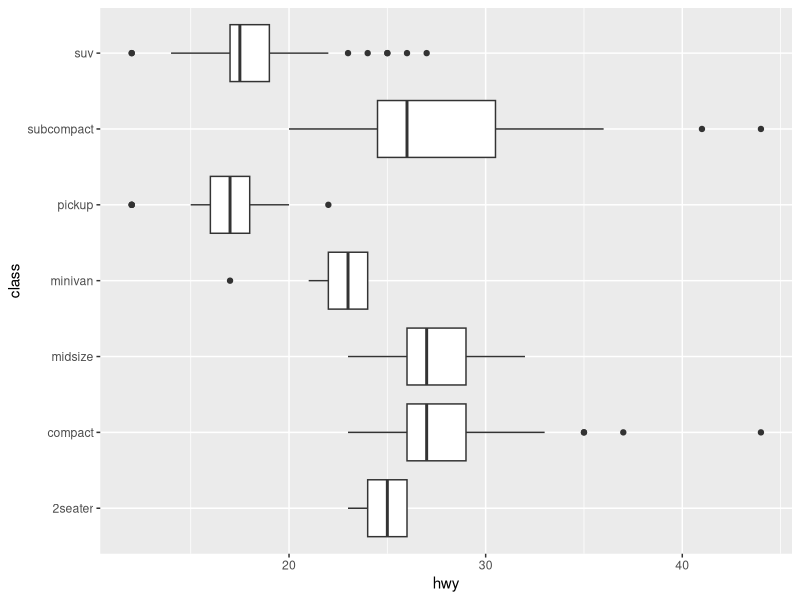
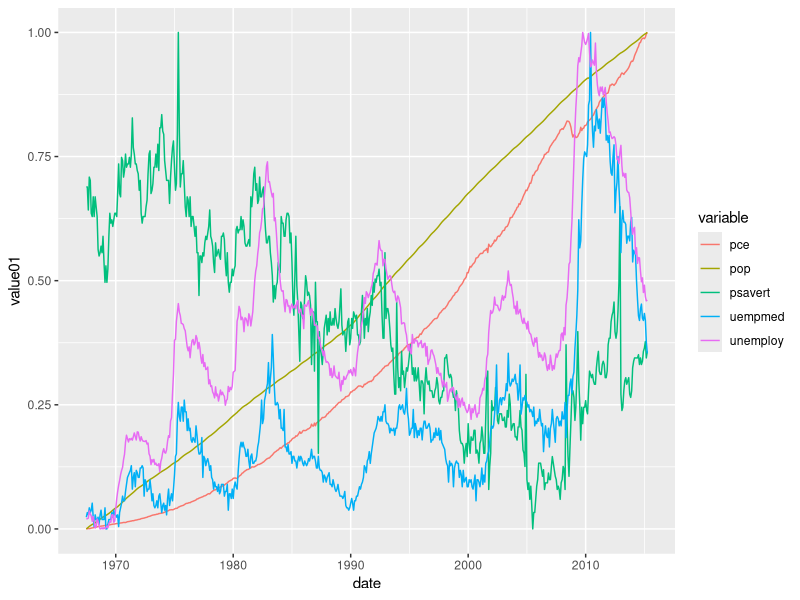
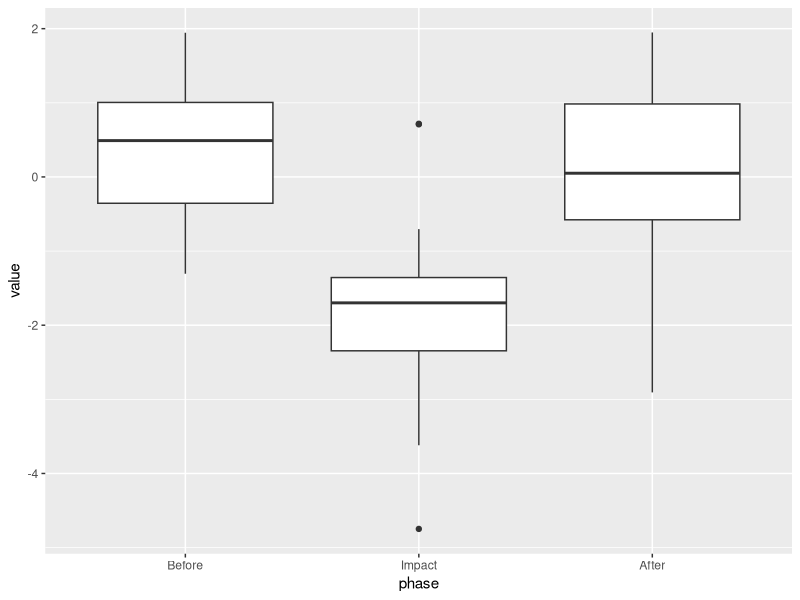
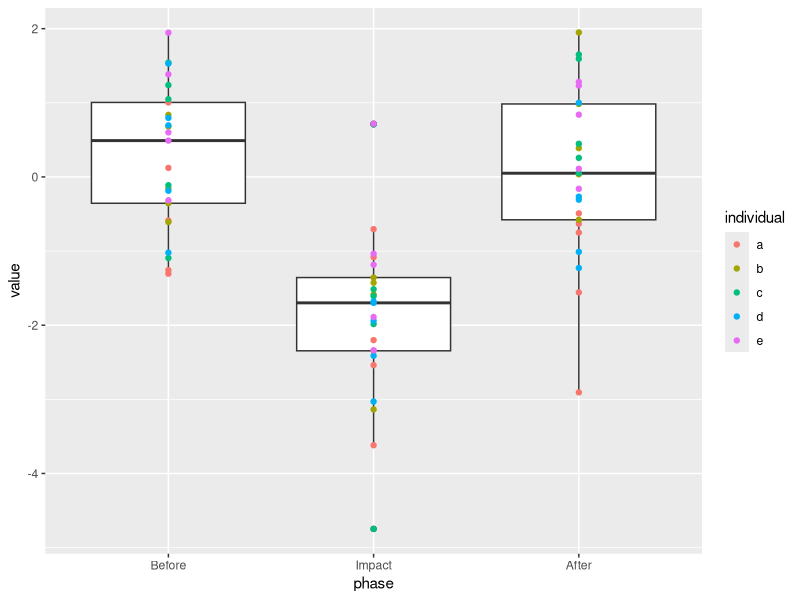
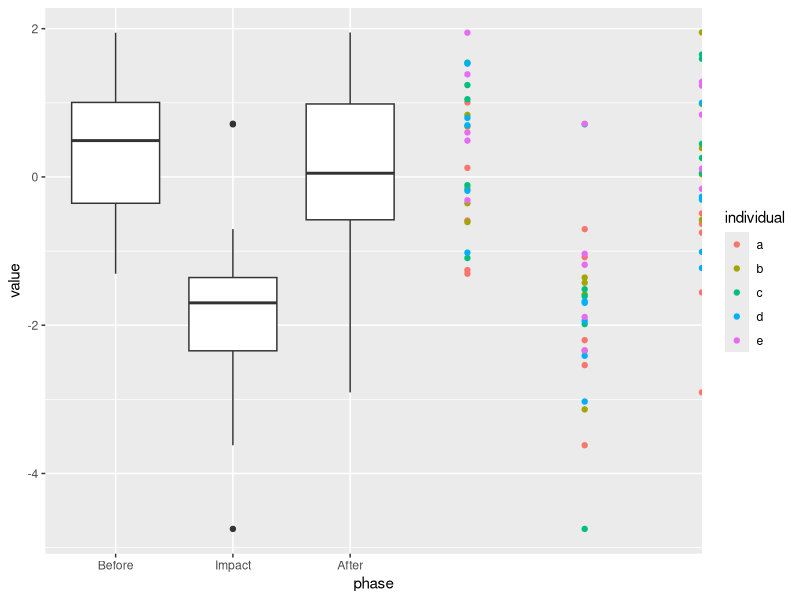
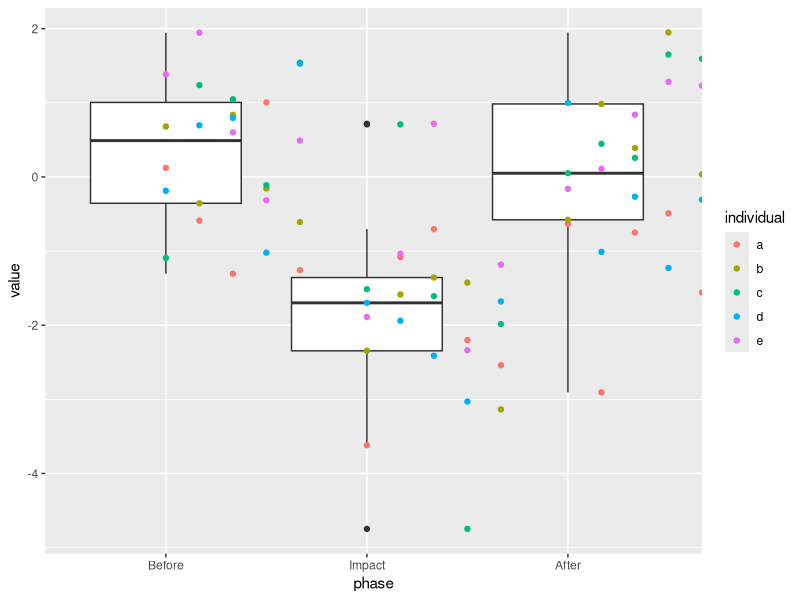
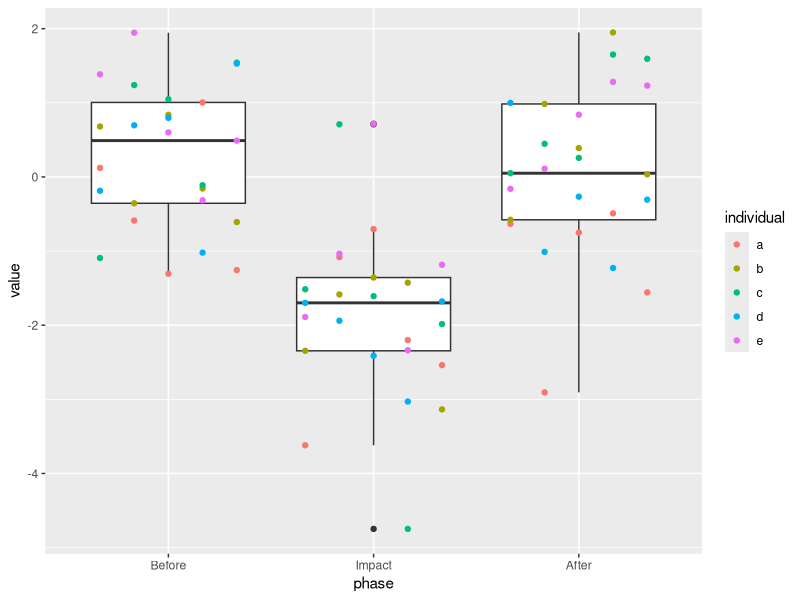
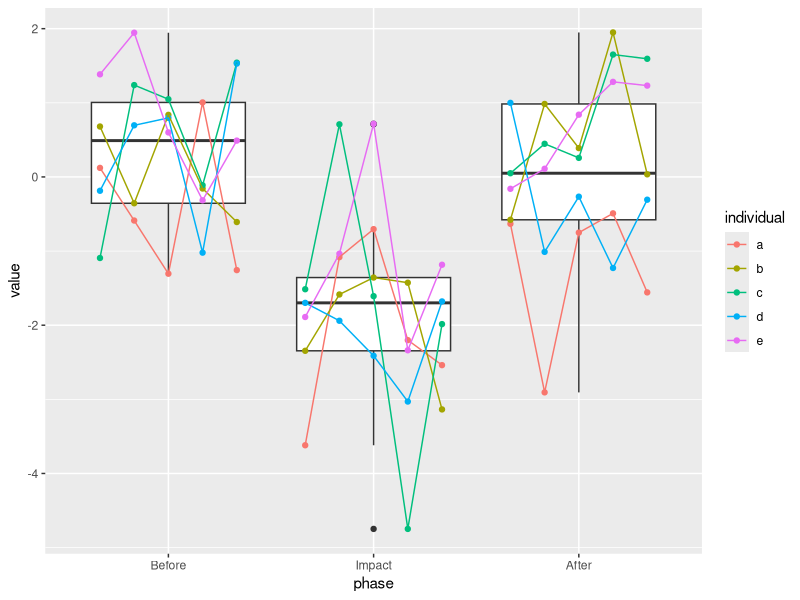

Here is the R script that generated these plots, in order:
## ---- chunk 1
#| echo: false
library(ggplot2)
## ---- chunk 2
ggplot(mpg, aes(hwy, class)) +
  geom_boxplot()
## ---- chunk 3
ggplot(economics_long, aes(date, value01, colour = variable)) +
  geom_line()
## ---- chunk 4
library(ggplot2); library(dplyr)

my_data <- tibble(
  # Create five individuals with 15 measurements each
  individual = rep(letters[1:5], each = 15),
  
  # Create a time for each of the 15 measurements
  time = rep(
    seq.POSIXt(ISOdate(2020, 02, 03), by = 'min', length.out = 15),
    times = 5),
  
  # Group by experimental phase
  phase = factor(
    rep(
      c('Before', 'Impact', 'After'), each = 5, times = 5
    ),
    ordered = T,
    levels = c('Before', 'Impact', 'After')
  )
) |> 
  rowwise() |> 
  mutate(
    # make fake data
    value = ifelse(phase %in% c('Before', 'After'),
                         rnorm(1), rnorm(1, mean = -2))
  )

my_data

## ---- chunk 5
my_data <- my_data |> 
  group_by(phase) |> 
  summarize(time.start = min(time),
            time.end = max(time)) |> 
  right_join(my_data)

my_data

## ---- chunk 6
my_data <- my_data |> 
  mutate_at(vars(starts_with('time')),
            as.numeric)

my_data
## ---- chunk 7
ggplot(data = my_data, aes(x = phase, y = value)) +
  geom_boxplot()
## ---- chunk 8
ggplot(data = my_data, aes(x = phase, y = value)) +
  geom_boxplot() +
  geom_point(aes(color = individual))
## ---- chunk 9
ggplot(data = my_data, aes(x = phase, y = value)) +
  geom_boxplot() +
  geom_point(aes(color = individual),
             position = position_nudge(x = 3))
## ---- chunk 10
my_data <- my_data |> 
  mutate(
    nudge = (
      ((time - time.start) * (1/3 - (-1/3))) /
        (time.end - time.start)
      )
  )

ggplot(data = my_data, aes(x = phase, y = value)) +
  geom_boxplot() +
  geom_point(aes(color = individual),
             position = position_nudge(x = my_data$nudge))
## ---- chunk 11
my_data <- my_data |> 
  mutate(
    nudge = (
      ((time - time.start) * (1/3 - (-1/3))) /
        (time.end - time.start)
      ) - 1/3
  )

ggplot(data = my_data, aes(x = phase, y = value)) +
  geom_boxplot() +
  geom_point(aes(color = individual),
             position = position_nudge(x = my_data$nudge))
## ---- chunk 12
ggplot(data = my_data, aes(x = phase, y = value)) +
  geom_boxplot() +
  geom_point(aes(color = individual),
             position = position_nudge(x = my_data$nudge)) +
  geom_line(aes(color = individual),
            position = position_nudge(x = my_data$nudge))
